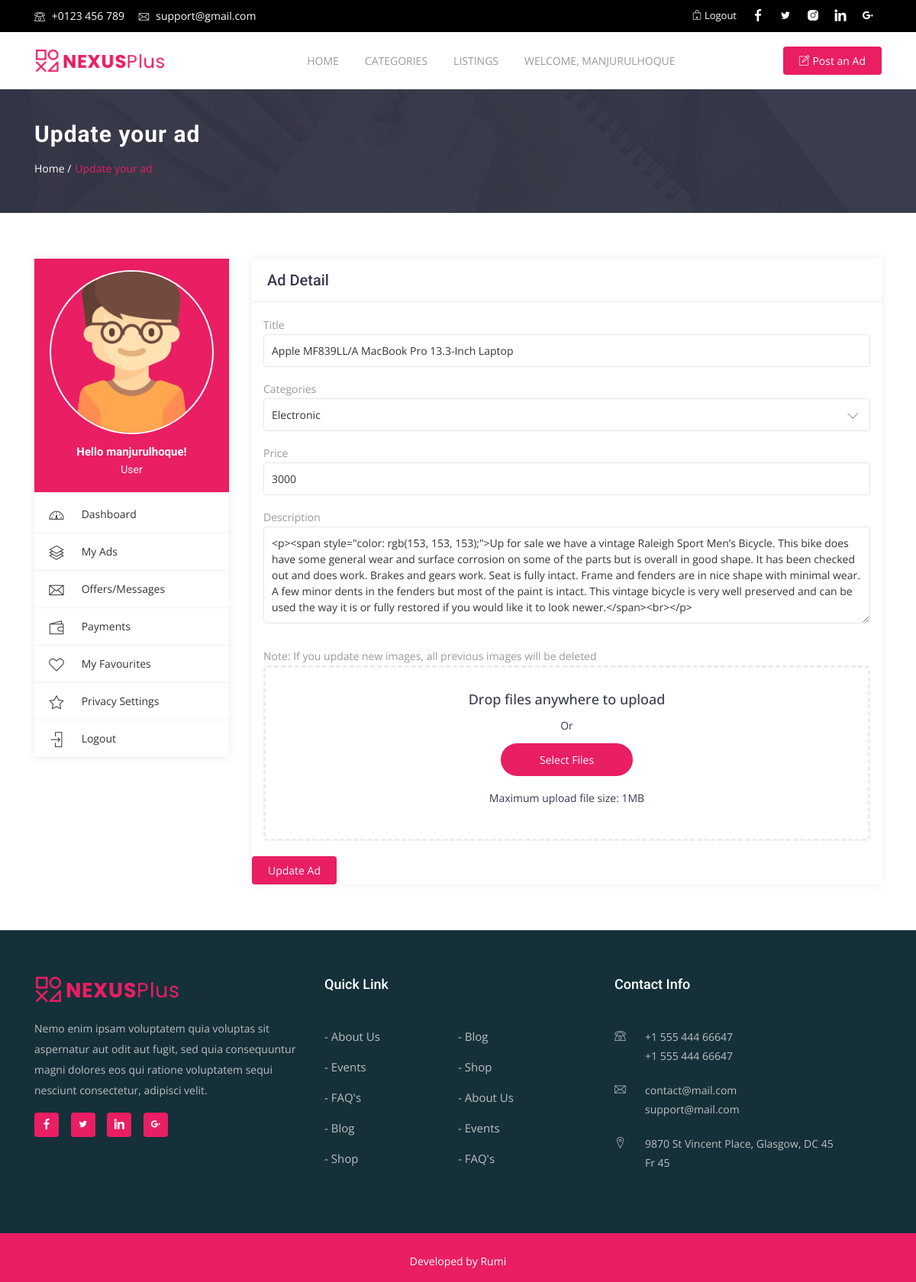
The page /ads/3/update (signed in) on the database as committed earlier.
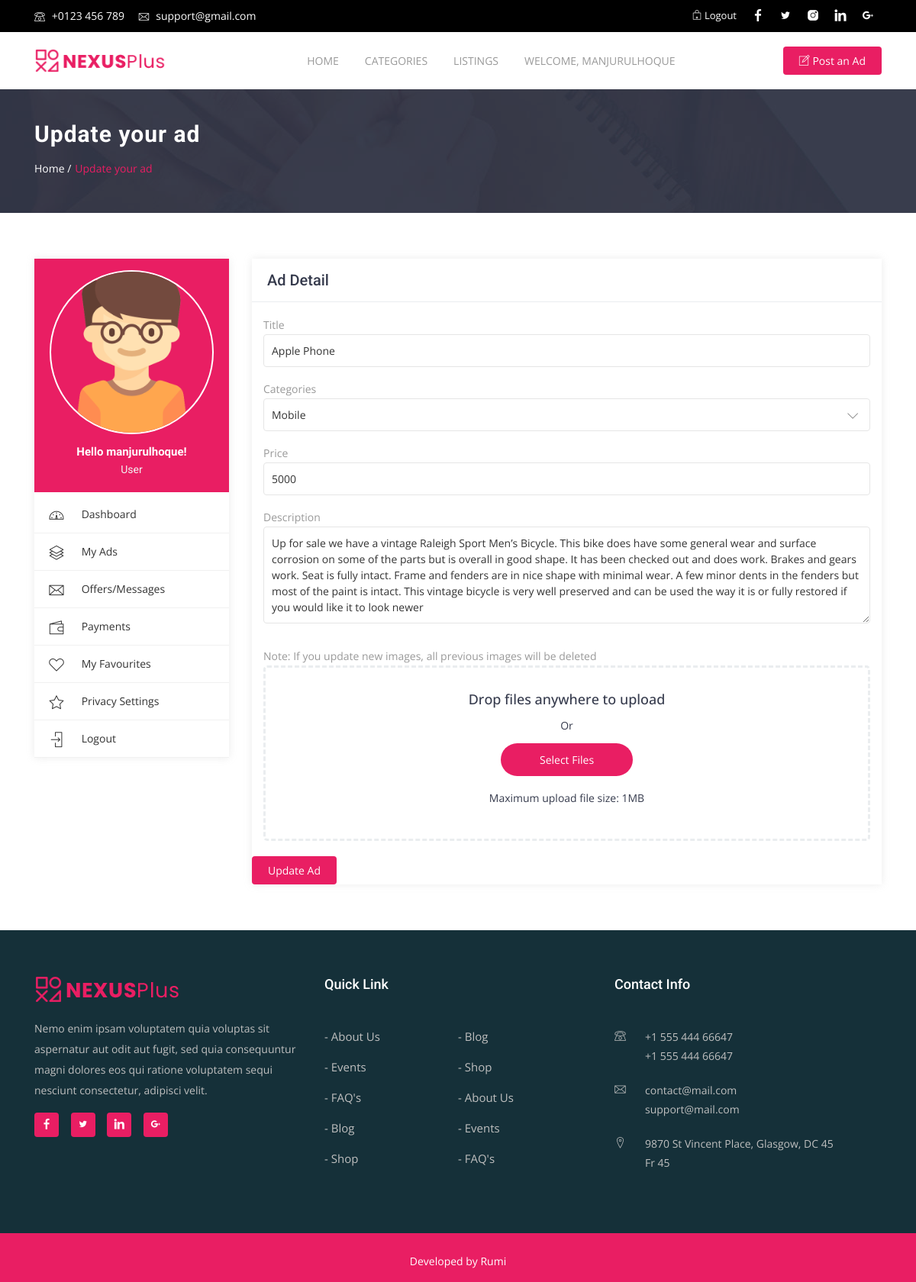
The same page on the database as committed later.
### core/models.py (models this page shows, shortened)
class Ad(models.Model):
    user = models.ForeignKey(User, on_delete=models.CASCADE)
    category = models.ForeignKey(Category, on_delete=models.CASCADE)
    title = models.CharField(max_length=255, verbose_name="Ad title")
    price = models.IntegerField(verbose_name="Ad price")
    description = models.TextField(verbose_name="Ad description")
    featured = models.BooleanField(default=False)
    status = models.IntegerField(default=1)
    created_at = models.DateTimeField(auto_now=True)
    tags = TaggableManager()

### ads/views.py (the view, shortened to what this page needs)
# urls.py: path('<int:ad_id>/update', AdUpdateView.as_view(), name="update.ad"),
class AdUpdateView(CustomLoginRequiredMixin, UpdateView):
    model = Ad
    template_name = "ads/edit.html"
    context_object_name = "ad"
    slug_field = "id"
    slug_url_kwarg = "ad_id"
    form_class = AdUpdateForm
    success_url = reverse_lazy("users:dashboard")
    def get_context_data(self, **kwargs):
        context = super(AdUpdateView, self).get_context_data(**kwargs)
        context['categories'] = Category.objects.all()
        return context
    def get_form_kwargs(self):
        kwargs = super().get_form_kwargs()
        kwargs.update({'request': self.request})
        return kwargs
    def get_object(self, queryset=None):
        obj = self.model.objects.get(id=self.kwargs['ad_id'])
        if obj is None:
            raise Http404("Ad doesn't exists")
        return obj

### ads/forms.py (shortened to what this page needs)
class AdUpdateForm(forms.ModelForm):
    class Meta:
        model = Ad
        exclude = ("user",)
    def __init__(self, *args, **kwargs):
        self.request = kwargs.pop("request", None)
        super(AdUpdateForm, self).__init__(*args, **kwargs)

### templates/ads/edit.html (shortened to what the changed rows need)
{% extends 'base.html' %}
{% load static %}
{% block content %}
    <div class="page-header" style="background: url('{% static 'assets/img/banner1.jpg' %}');">
        <div class="container">
            <div class="row">
                <div class="col-md-12">
                    <div class="breadcrumb-wrapper">
                        <h2 class="product-title">Update your ad</h2>
                    </div>
                </div>
            </div>
        </div>
    </div>
    <div id="content" class="section-padding">
        <div class="container">
            <div class="row">
                <div class="col-sm-12 col-md-8 col-lg-9">
                    <div class="row page-content">
                        <div class="col-xs-12 col-sm-12 col-md-12 col-lg-12">
                            <form action="" method="post" enctype="multipart/form-data">
                                <div class="inner-box">
                                    <div class="dashboard-box">
                                        <h2 class="dashbord-title">Ad Detail</h2>
                                    </div>
                                    <div class="dashboard-wrapper">
                                        <div class="form-group mb-3">
                                            <label class="control-label">Title</label>
                                            <input class="form-control input-md" name="title" placeholder="Title"
                                                   type="text" required value="{{ form.title.value|default:'' }}">
                                        </div>
                                        <div class="form-group mb-3 tg-inputwithicon">
                                            <div class="tg-select form-control">
                                                <select name="category" required>
                                                    {% for category in categories %}
                                                        <option {% if form.category.value == category.id %}
                                                            selected {% endif %}
                                                            value="{{ category.id }}">{{ category.title }}</option>
                                                    {% endfor %}
                                                </select>
                                            </div>
                                        </div>
                                        <div class="form-group mb-3">
                                            <label class="control-label">Price</label>
                                            <input class="form-control input-md" name="price"
                                                   placeholder="Your Price"
                                                   type="number" required value="{{ form.price.value|default:'' }}">
                                        </div>
                                        <div class="form-group md-3">
                                            <label class="control-label">Description</label>
                                            <textarea required class="form-control input-md"
                                                      rows="5"
                                                      name="description">{{ form.description.value|default:'' }}</textarea>
                                        </div>
                                    </div>
                                </div>
                            </form>
                        </div>
                    </div>
                </div>
            </div>
        </div>
    </div>
{% endblock %}

Rows that differ between the two databases and show on the page:
changed Ad: title "Apple MF839LL/A MacBook Pro 13.3-Inch Laptop" → "Apple Phone"; description "<p><span style=\"color: rgb(153, 153, 153);\">Up for sale we have a vintage Raleigh Sport Men’s Bicycle. This bike does have some general wear and surface corrosion on some of the parts but is overall in good shape. It has been checked out and does work. Brakes and gears work. Seat is fully intact. Frame and fenders are in nice shape with minimal wear. A few minor dents in the fenders but most of the paint is intact. This vintage bicycle is very well preserved and can be used the way it is or fully restored if you would like it to look newer.</span><br></p>" → "Up for sale we have a vintage Raleigh Sport Men’s Bicycle. This bike does have some general wear and surface corrosion on some of the parts but is overall in good shape. It has been checked out and does work. Brakes and gears work. Seat is fully intact. Frame and fenders are in nice shape with minimal wear. A few minor dents in the fenders but most of the paint is intact. This vintage bicycle is very well preserved and can be used the way it is or fully restored if you would like it to look newer"
Other text that changed with them:
form field category: "Electronic" → "Mobile"
form field price: "3000" → "5000"
